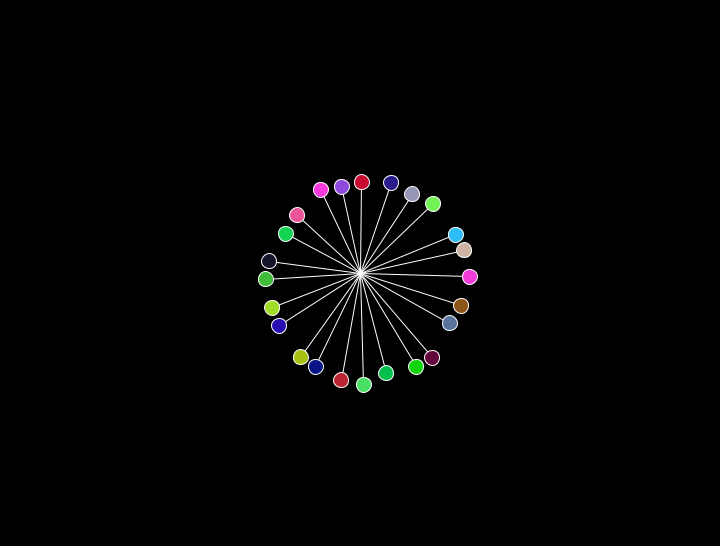
Frame 1 (no input)
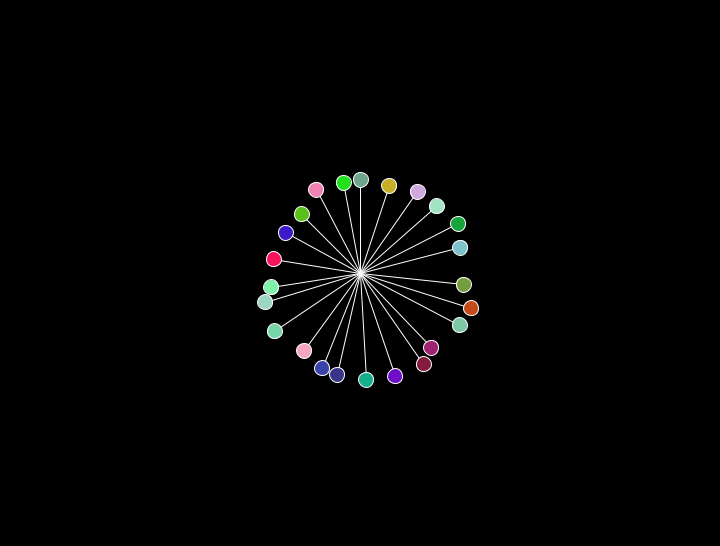
Frame 60 (the mouse pressed at the canvas centre just before this capture)
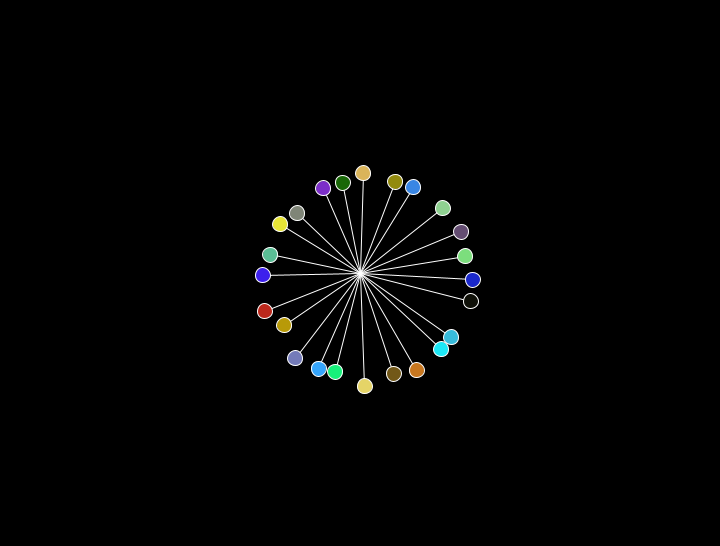
Frame 120 (the mouse held since frame 60 and released just before this capture)

The Processing sketch that drew these frames (run headless with seeded random() and noise(); from frame 60 on, the mouse is pressed at the canvas centre):

// Processing sketch: processing_6512
// ── processing_6512.pde

/*
  What does this Processing sketch do?
      This sketch creates a flower like pattern around the mouse cursor 
      position using sin and cosine math functions. At startup, its created 
      at the center of the screen.
    
      By adding randomization, we add wiggly effect to our creation and also 
      a multi-colored output that changes over time.

  Usage:
      Click left mouse button and drag for the flower to move along with mouse    
    
*/

// Radius of the circle
float radius = 100;

float ox, oy;

// The coordinates of a point on circle
float x, y;

// Offset value for drawing flower pattern
float offset = 15;

// Variables for storing color of the circle drawn at (x,y)
float r, g, b;

/*
  Called once when the program is started. Used to define initial 
  enviroment properties such as screen size, background color, loading 
  images, etc. before the draw() begins executing. 
*/
void setup() {
  // Size of the application window
  size(720, 546);

  // Draw everything smoothly, without having any jaggies/aliasing
  smooth();
  
  // Call the draw() function below 12 times every second.
  frameRate(12);
  
  ox = width/2;
  oy = height/2;
}


/*
  Called directly after setup() and continuously executes the lines of 
  code contained inside its block until the program is stopped
*/
void draw() {
  // Clear the background color to balck
  background(0);
  
  // Draw at mouse cursor location
  translate(ox, oy);
  
  // Start drawing the flower pattern in a circular shape.
  for (int angle = 0; angle < 360; angle += offset) {
    // Calculate the coordinates of the points on circle using 
    // 'radius', 'sin' and 'cos'
    x = radius * cos(radians(angle));
    y = radius * sin(radians(angle));

    // Randmize the coordinates around 'offset'
    x += random(offset);
    y += random(offset);

    // Draw a white line from mouse cursor position to the point (x,y ) 
    // on circle
    stroke(255);    
    line(0, 0, x, y);

    // Calculate random values for red, green and blue hues    
    r = random(255);
    g = random(255);
    b = random(255);

    // Draw a circle at end of the line drawn before using white
    // outline and filled with r,g,b colors
    stroke(255, 255, 255);
    fill(r, g, b);    
    ellipse(x, y, offset, offset);
  }
}

void mouseDragged() {
  if (mouseButton == LEFT) {
    ox = mouseX;
    oy = mouseY;
  }
}
